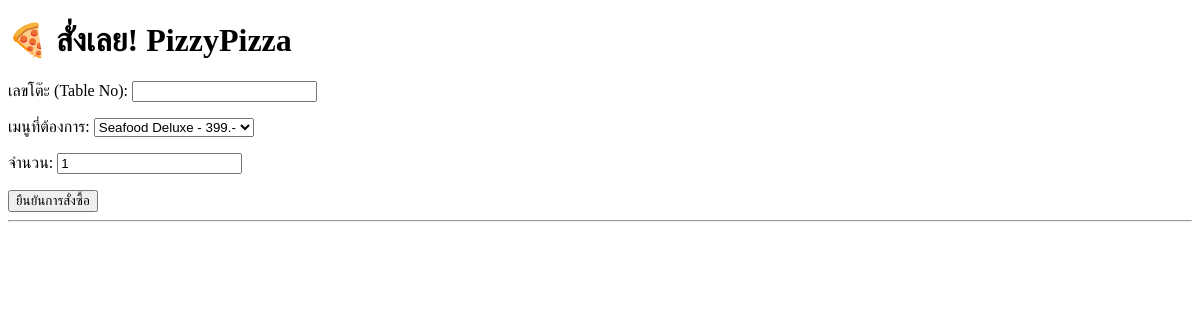
Before: / with the older database file.
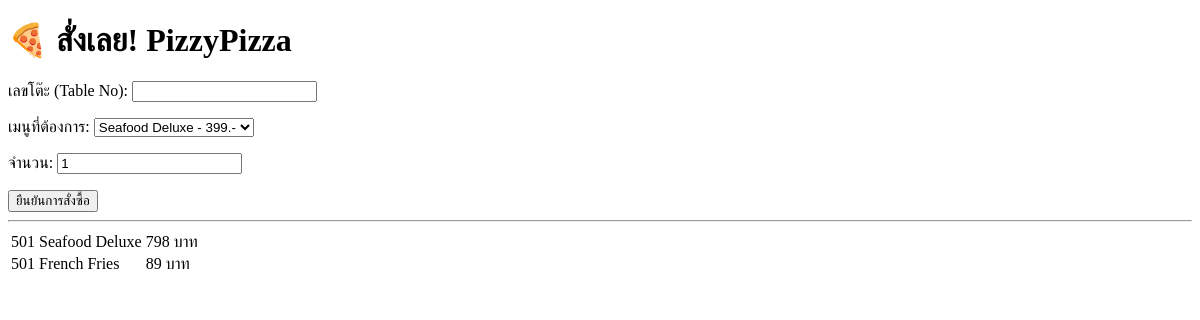
After: the same page with the newer database file.
### tables this page shows
CREATE TABLE TOTAL_ORDER (
    order_no INT,
    menu_name VARCHAR(100),
    quantity INT,
    subtotal DECIMAL(10, 2),
    PRIMARY KEY (order_no, menu_name),
    FOREIGN KEY (order_no) REFERENCES `ORDER`(order_no),
    FOREIGN KEY (menu_name) REFERENCES MENU(menu_name)
);

### app.py (the view)
@app.route('/')
def index():
    conn = get_db_connection()
    orders = conn.execute('SELECT * FROM TOTAL_ORDER').fetchall()
    conn.close()
    return render_template('user.html', orders=orders)

### app.py (called while the page is built)
def get_db_connection():
    conn = sqlite3.connect('restaurant.db')
    conn.row_factory = sqlite3.Row
    return conn

### templates/User.html (shortened to what this page needs)
<!DOCTYPE html>
<html>
<head>
</head>
<body>
    <h1>🍕 สั่งเลย! PizzyPizza</h1>
    <form action="/order" method="POST">
        <p>
            เลขโต๊ะ (Table No):
            <input type="number" name="table_no" required>
        </p>
        <p>
            เมนูที่ต้องการ:
            <select name="menu_name">
                <option value="Seafood Deluxe">Seafood Deluxe - 399.-</option>
            </select>
        </p>
        <p>
            จำนวน:
            <input type="number" name="quantity" value="1" min="1">
        </p>
        <button type="submit">ยืนยันการสั่งซื้อ</button>
    </form>
    <hr>
    <table>
        {% for order in orders %}
        <tr>
            <td>{{ order.order_no }}</td>
            <td>{{ order.menu_name }}</td>
            <td>{{ order.subtotal }} บาท</td>
        </tr>
        {% endfor %}
    </table>
</body>
</html>

Changed rows visible on the page:
added TOTAL_ORDER: order_no "501", menu_name "Seafood Deluxe", subtotal "798"
added TOTAL_ORDER: order_no "501", menu_name "French Fries", subtotal "89"
